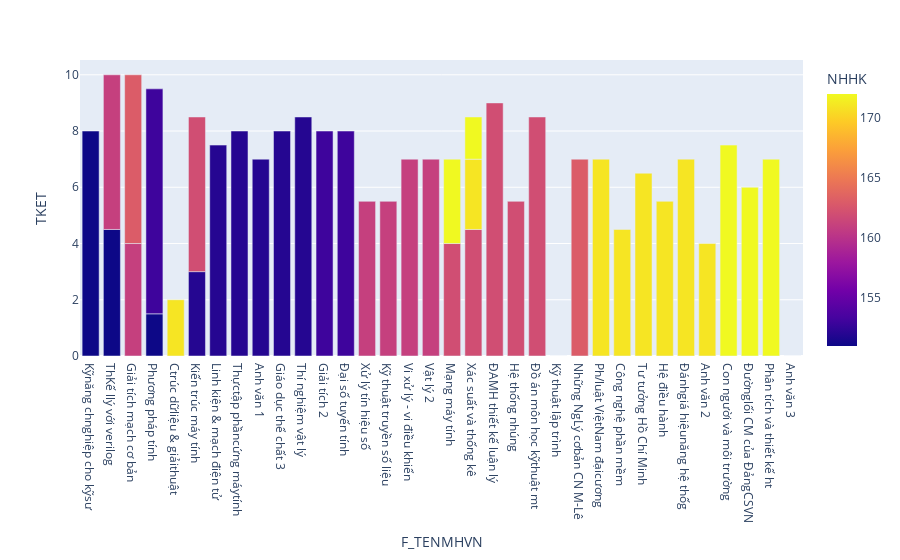

Notebook code for this chart:
### Code cell
draw_his_1_student(36150879, df_CS)

### Figure 1 — Plotly figure (JSON) as saved in the notebook; plotly's stock layout.template omitted (floating-point values rounded to 4 significant figures)
{"data": [{"alignmentgroup": "True", "hovertemplate": "F_TENMHVN=%{x}<br>TKET=%{y}<br>NHHK=%{marker.color}<extra></extra>", "legendgroup": "", "marker": {"color": [151, 151, 151, 151, 152, 152, 152, 152, 152, 152, 152, 153, 153, 153, 161, 161, 161, 161, 161, 161, 162, 162, 162, 162, 162, 162, 162, 163, 163, 171, 171, 171, 171, 171, 171, 171, 171, 172, 172, 172, 172, 172, 172], "coloraxis": "coloraxis", "pattern": {"shape": ""}}, "name": "", "offsetgroup": "", "orientation": "v", "showlegend": false, "text": [151, 151, 151, 151, 152, 152, 152, 152, 152, 152, 152, 153, 153, 153, 161, 161, 161, 161, 161, 161, 162, 162, 162, 162, 162, 162, 162, 163, 163, 171, 171, 171, 171, 171, 171, 171, 171, 172, 172, 172, 172, 172, 172], "textposition": "auto", "type": "bar", "x": ["Kỹnăng chnghiệp cho kỹsư", "ThKế llý với verilog", "Giải tích mạch cơ bản", "Phương pháp tính", "Ctrúc dữliệu & giảithuật", "Kiến trúc máy tính", "Linh kiện & mạch điện tử", "Thựctập phầncứng máytính", "Anh văn 1", "Giáo dục thể chất 3", "Thí nghiệm vật lý", "Giải tích 2", "Đại số tuyến tính", "Phương pháp tính", "ThKế llý với verilog", "Xử lý tín hiệu số", "Kỹ thuật truyền số liệu", "Vi xử lý - vi điều khiển", "Giải tích mạch cơ bản", "Vật lý 2", "Kiến trúc máy tính", "Mạng máy tính", "Xác suất và thống kê", "ĐAMH thiết kế luận lý", "Hệ thống nhúng", "Đồ án môn học kỹthuật mt", "Kỹ thuật lập trình", "Những NgLý cơbản CN M-Lê", "Giải tích mạch cơ bản", "Ph/luật ViệtNam đạicương", "Công nghệ phần mềm", "Xác suất và thống kê", "Tư tưởng Hồ Chí Minh", "Hệ điều hành", "Đánhgiá hiệunăng hệ thốg", "Anh văn 2", "Ctrúc dữliệu & giảithuật", "Con người và môi trường", "Đườnglối CM của ĐảngCSVN", "Phân tích và thiết kế ht", "Anh văn 3", "Mạng máy tính", "Xác suất và thống kê"], "xaxis": "x", "y": [8, 4.5, 0, 1.5, 0, 3, 7.5, 8, 7, 8, 8.5, 8, 8, 8, 5.5, 5.5, 5.5, 7, 4, 7, 5.5, 4, 4.5, 9, 5.5, 8.5, 0, 7, 6, 7, 4.5, 2.5, 6.5, 5.5, 7, 4, 2, 7.5, 6, 7, 0, 3, 1.5], "yaxis": "y"}], "layout": {"barmode": "group", "coloraxis": {"colorbar": {"title": {"text": "NHHK"}}, "colorscale": [[0, "#0d0887"], [0.1111, "#46039f"], [0.2222, "#7201a8"], [0.3333, "#9c179e"], [0.4444, "#bd3786"], [0.5556, "#d8576b"], [0.6667, "#ed7953"], [0.7778, "#fb9f3a"], [0.8889, "#fdca26"], [1, "#f0f921"]]}, "legend": {"tracegroupgap": 0}, "margin": {"t": 60}, "uniformtext": {"minsize": 8, "mode": "hide"}, "xaxis": {"anchor": "y", "domain": [0, 1], "title": {"text": "F_TENMHVN"}}, "yaxis": {"anchor": "x", "domain": [0, 1], "title": {"text": "TKET"}}}}
